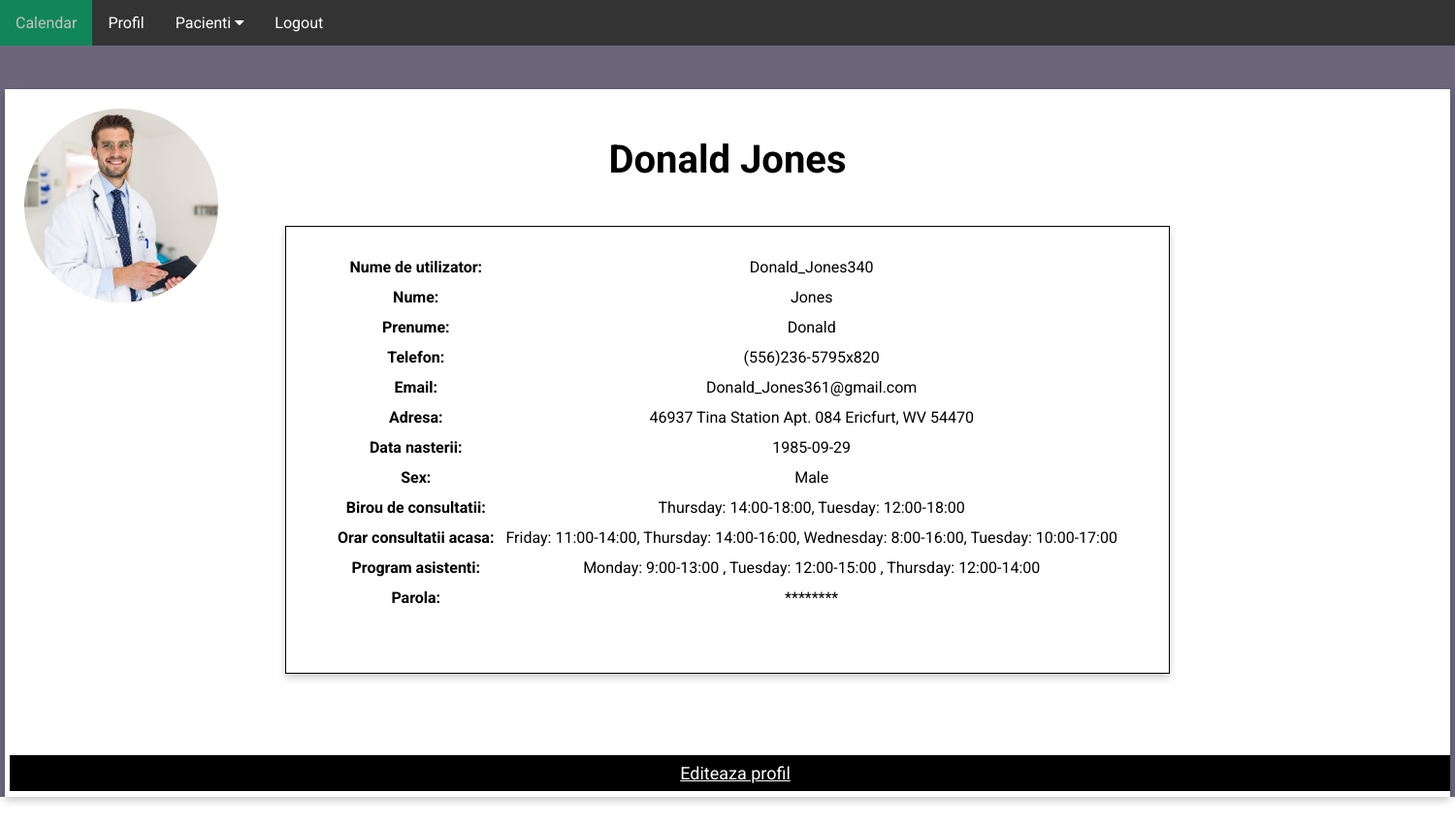
The page /profil-lista-pacient (signed in) on the database its author committed.
### app/domain/entities.py (models this page shows, shortened)
class Doctor(UserMixin, db.Model):
    id = db.Column(db.Integer, primary_key=True)
    username = db.Column(db.String(64), index=True, unique=True, nullable=False)
    first_name = db.Column(db.String(64), index=True, nullable=False)
    last_name = db.Column(db.String(64), index=True, nullable=False)
    phone_number = db.Column(db.Integer, index=True, unique=True, nullable=False)
    email = db.Column(db.String(128), index=True, unique=True, nullable=False)
    address = db.Column(db.String(256), index=True, nullable=False)
    birth_date = db.Column(db.String(128), index=True, nullable=False)
    gender = db.Column(db.String(8), index=True, nullable=False)
    consultation_schedule_office = db.Column(db.String(128), index=True, nullable=False)
    consultation_schedule_away = db.Column(db.String(128), index=True, nullable=False)
    assistants_schedule = db.Column(db.String(128), index=True)
    password_hash = db.Column(db.String(256), index=True, unique=False)
    patients = db.relationship('Patient', backref='doctor', lazy='dynamic')
    consultations = db.relationship('Consultation', backref='doctor', lazy='dynamic')

### app/ui/ui.py (the view)
    @staticmethod
    @app.route('/profil-lista-pacient')
    def profil_lista_pacient():
        if "doctor" not in service.session:
            return redirect(url_for('home'))
        doctor = service.get_doctor_by_id(service.session['doctor'])
        return render_template('profil-pacient-lista.html', doctor=doctor)

### app/domain/entities.py (called while the page is built)
@login_manager.user_loader
def load_user(id):
    return Doctor.query.get(int(id))

### app/repository/database.py (called while the page is built)
    def find_doctor_by_id(self, doctor_id):
        doctor = self.db.session.get(Doctor, doctor_id)
        if doctor is None:
            raise ValueError("Doctor not found")
        return doctor

### app/service/service.py (called while the page is built)
    def get_doctor_by_id(self, doctor_id):
        return self.db.find_doctor_by_id(doctor_id)

### app/templates/profil-pacient-lista.html (shortened to what this page needs)
<!DOCTYPE html>
<html lang="en">
<head>
    <link rel="stylesheet" href="../static/main-style.css">
    <link rel="stylesheet" href="https://cdnjs.cloudflare.com/ajax/libs/font-awesome/4.7.0/css/font-awesome.min.css">
</head>
<body>
    <section class="header">
            <div class="navbar">
                <a href="/medic-home">Calendar</a>
                <a href="/medic-profil">Profil</a>
                <div class="dropdown">
                    <button class="dropbtn">Pacienti
                        <i class="fa fa-caret-down"></i>
                    </button>
                </div>
                <a href="{{ url_for('logout') }}">Logout</a>
            </div>
            <div class="main-box">
                  <img src="../static/doctor.jpg" class="profile-img" alt="John">
                  <h1 class="name">{{doctor.first_name}} {{doctor.last_name}}</h1>
                  <div class="profile-box">
                    <table class="medic-table">
                        <tr>
                            <th>Nume de utilizator:</th>
                            <td>{{doctor.username}}</td>
                        </tr>
                        <tr>
                            <th>Nume:</th>
                            <td>{{doctor.last_name}}</td>
                        </tr>
                        <tr>
                            <th>Prenume:</th>
                            <td>{{doctor.first_name}}</td>
                        </tr>
                        <tr>
                            <th>Telefon:</th>
                            <td>{{doctor.phone_number}}</td>
                        </tr>
                        <tr>
                            <th>Email:</th>
                            <td>{{doctor.email}}</td>
                        </tr>
                        <tr>
                            <th>Adresa:</th>
                            <td>{{doctor.address}}</td>
                        </tr>
                        <tr>
                            <th>Data nasterii:</th>
                            <td>{{doctor.birth_date}}</td>
                        </tr>
                        <tr>
                            <th>Sex:</th>
                            <td>{{doctor.gender}}</td>
                        </tr>
                        <tr>
                            <th>Birou de consultatii:</th>
                            <td>{{doctor.consultation_schedule_office}}</td>
                        </tr>
                        <tr>
                            <th>Orar consultatii acasa:</th>
                            <td>{{doctor.consultation_schedule_away}}</td>
                        </tr>
                        <tr>
                            <th>Program asistenti:</th>
                            <td>{{doctor.assistants_schedule}}</td>
                        </tr>
                        <tr>
                            <th>Parola:</th>
                            <td>********</td>
                        </tr>
                    </table>
                  </div>
                  <p><a href="/edit-medic" class="contact-btn">Editeaza profil</a></p>
            </div>
    </section>
</body>
</html>

### app/static/main-style.css (style rules this page uses)
* { margin: 0; padding: 0; font-family: 'Roboto', sans-serif; }
.header { min-height: 100vh; width: 100%; background-color:#6b667a; background-position: center; background-size: cover; position: relative; }
.navbar { overflow: hidden; background-color: #333; font-family: Arial; }
.navbar a { left: 80px; float: left; font-size: 16px; color: white; text-align: center; padding: 14px 16px; text-decoration: none; }
.dropdown { float: left; overflow: hidden; }
.dropdown .dropbtn { font-size: 16px; border: none; outline: none; color: white; padding: 14px 16px; background-color: inherit; font-family: inherit; margin: 0; }
.main-box { box-shadow: 0 4px 8px 0 rgba(0, 0, 0, 0.2); width: 1480px; height: 720px; position: relative; margin: 3% auto; background: #fff; padding: 5px; overflow: hidden; text-align: center; }
.name { margin: 3% auto; font-size: 40px; }
.contact-btn { position: relative; top: 40px; border: none; outline: 0; display: inline-block; padding: 8px; color: white; background-color: #000; text-align: center; cursor: pointer; width: 100%; font-size: 18px; }
.profile-img { width: 200px; position: absolute; top: 20px; left: 20px; border-radius: 50%; }
.profile-box { width: 900px; height: 450px; border: 1px solid #000; box-shadow: 0 4px 8px 0 rgba(0, 0, 0, 0.2); position: relative; margin: 3% auto; background: #fff; padding: 5px; overflow: hidden; text-align: center; }
.medic-table, th, td { margin: 15px auto; padding: 5px; }

### rows shown on the page
Doctor: first_name "Donald", last_name "Jones", username "Donald_Jones340", phone_number "(556)236-5795x820", email "Donald_Jones361@gmail.com", address "46937 Tina Station Apt. 084 Ericfurt, WV 54470", birth_date "1985-09-29", gender "Male", consultation_schedule_office "Thursday: 14:00-18:00, Tuesday: 12:00-18:00", consultation_schedule_away "Friday: 11:00-14:00, Thursday: 14:00-16:00, Wednesday: 8:00-16:00, Tuesday: 10:00-17:00", assistants_schedule "Monday: 9:00-13:00 , Tuesday: 12:00-15:00 , Thursday: 12:00-14:00"
